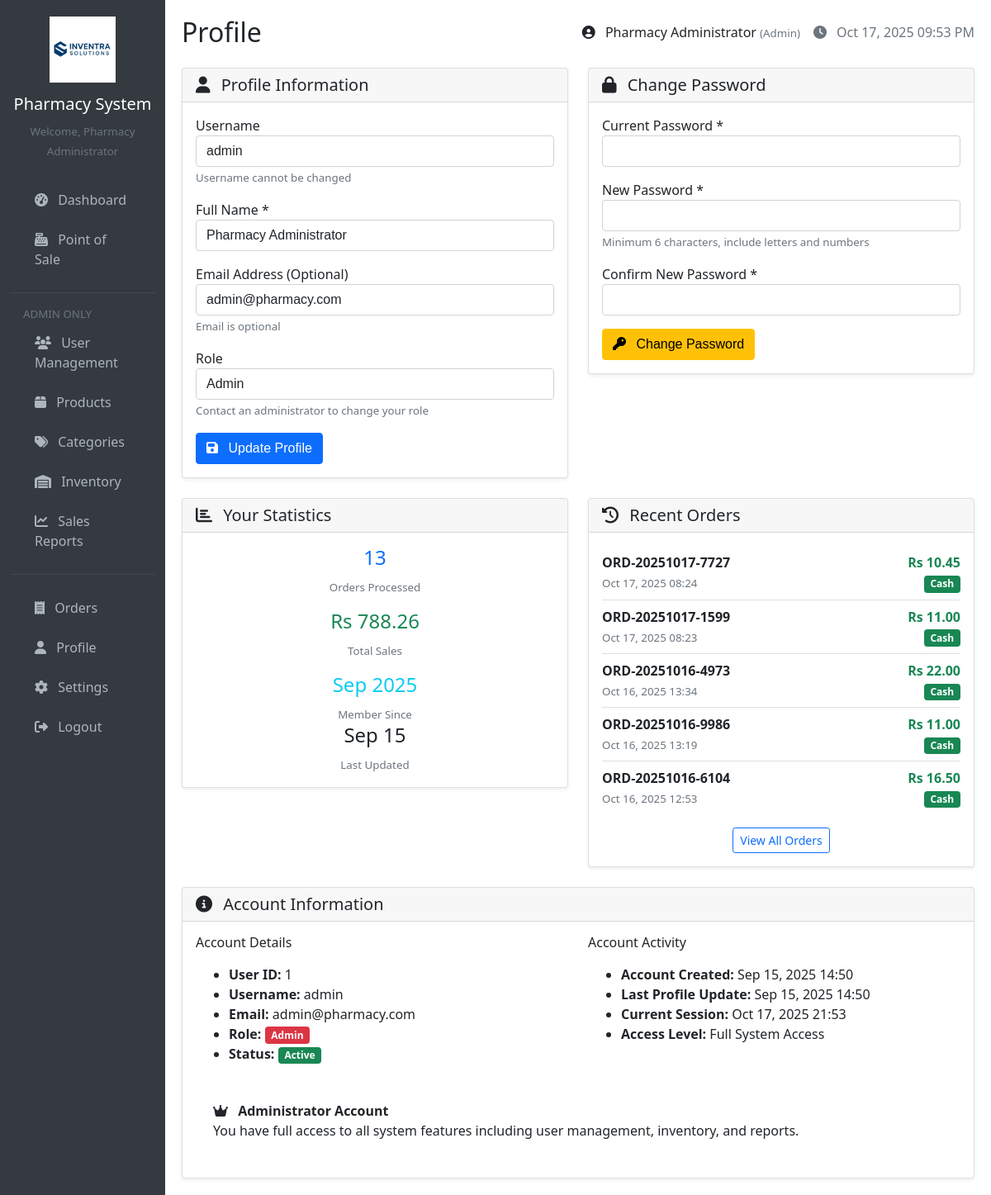
Page /pages/profile.php (signed in) on the earlier database version.
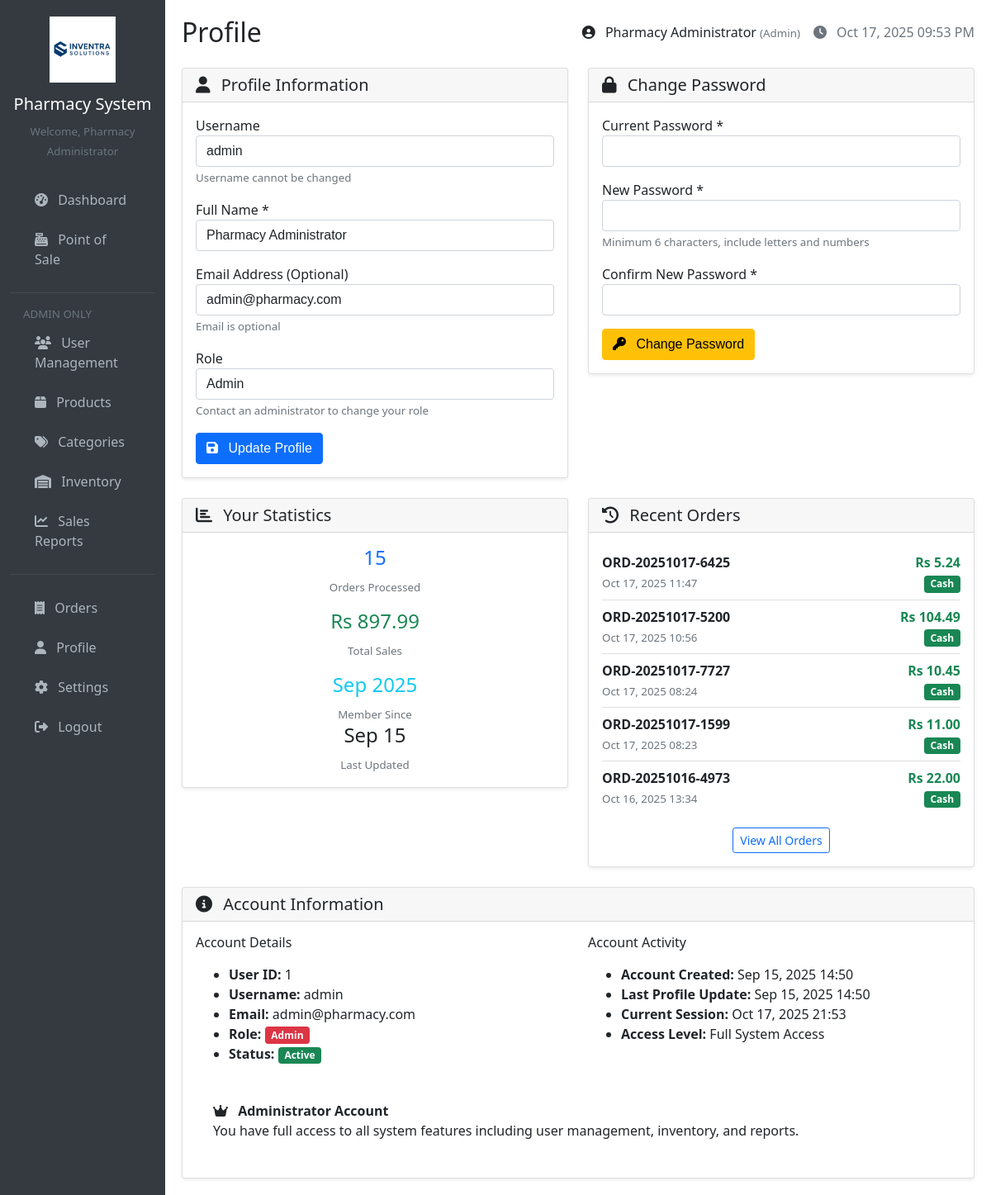
Same page on the later database version.
### tables this page shows
CREATE TABLE `orders` (
  `id` int(11) NOT NULL,
  `order_number` varchar(20) NOT NULL,
  `cashier_id` int(11) NOT NULL,
  `subtotal` decimal(10,2) NOT NULL,
  `discount_amount` decimal(10,2) DEFAULT 0.00,
  `tax_amount` decimal(10,2) DEFAULT 0.00,
  `total_amount` decimal(10,2) NOT NULL,
  `payment_method` enum('cash','card','other') DEFAULT 'cash',
  `status` varchar(20) DEFAULT 'completed',
  `refund_amount` decimal(10,2) DEFAULT 0.00,
  `order_date` timestamp NOT NULL DEFAULT current_timestamp()
);

### config/database.php (called while the page is built, shortened)
<?php
function getConnection() {
    $connection = new mysqli(DB_HOST, DB_USER, DB_PASS, DB_NAME);
    $connection->set_charset("utf8");
    return $connection;
}
function executeQuery($query, $types = '', $params = []) {
    $conn = getConnection();
    $stmt = $conn->prepare($query);
    if (!empty($params)) {
        $stmt->bind_param($types, ...$params);
    }
    $stmt->execute();
    $result = $stmt->get_result();
    if ($result) {
        $data = $result->fetch_all(MYSQLI_ASSOC);
        return $data;
    }
    return false;
}
?>

### includes/functions.php (called while the page is built, shortened)
<?php
function formatCurrency($amount) {
    return 'Rs ' . number_format($amount, 2);
}
function formatDate($date, $format = 'M d, Y H:i') {
    return date($format, strtotime($date));
}
function sanitizeInput($data) {
    return htmlspecialchars(trim($data), ENT_QUOTES, 'UTF-8');
}
?>

### pages/profile.php (the view, shortened to what the changed rows need)
<?php
require_once '../includes/header.php';
$statsQuery = "SELECT
                COUNT(DISTINCT o.id) as orders_processed,
                COALESCE(SUM(o.total_amount), 0) as total_sales
               FROM orders o
               WHERE o.cashier_id = ?";
$statsResult = executeQuery($statsQuery, 'i', [$_SESSION['user_id']]);
$activityStats = $statsResult ? $statsResult[0] : ['orders_processed' => 0, 'total_sales' => 0];
$recentOrdersQuery = "SELECT * FROM orders WHERE cashier_id = ? ORDER BY order_date DESC LIMIT 5";
$recentOrders = executeQuery($recentOrdersQuery, 'i', [$_SESSION['user_id']]);
?>
<div class="row">
    <div class="col-md-6 mb-4">
        <div class="card">
            <div class="card-body">
                <div class="row text-center">
                    <div class="col-6 mb-3">
                        <h4 class="text-primary"><?php echo $activityStats['orders_processed']; ?></h4>
                        <small class="text-muted">Orders Processed</small>
                    </div>
                    <div class="col-6 mb-3">
                        <h4 class="text-success"><?php echo formatCurrency($activityStats['total_sales']); ?></h4>
                        <small class="text-muted">Total Sales</small>
                    </div>
                </div>
            </div>
        </div>
    </div>
    <div class="col-md-6 mb-4">
        <div class="card">
            <div class="card-body">
                <?php if (empty($recentOrders)): ?>
                    <p class="text-muted text-center">No recent orders</p>
                <?php else: ?>
                    <div class="list-group list-group-flush">
                        <?php foreach ($recentOrders as $order): ?>
                            <div class="list-group-item d-flex justify-content-between align-items-center px-0">
                                <div>
                                    <strong><?php echo sanitizeInput($order['order_number']); ?></strong>
                                    <br>
                                    <small class="text-muted"><?php echo formatDate($order['order_date']); ?></small>
                                </div>
                                <div class="text-end">
                                    <strong class="text-success"><?php echo formatCurrency($order['total_amount']); ?></strong>
                                    <br>
                                    <span class="badge bg-<?php echo $order['payment_method'] == 'cash' ? 'success' : 'primary'; ?>">
                                        <?php echo ucfirst($order['payment_method']); ?>
                                    </span>
                                </div>
                            </div>
                        <?php endforeach; ?>
                    </div>
                <?php endif; ?>
            </div>
        </div>
    </div>
</div>
<?php require_once '../includes/footer.php'; ?>

Differences in the rows shown:
no longer on this page (row unchanged): orders: order_number "ORD-20251016-9986", order_date "Oct 16, 2025 13:19", total_amount "Rs 11.00", payment_method "Cash"
no longer on this page (row unchanged): orders: order_number "ORD-20251016-6104", order_date "Oct 16, 2025 12:53", total_amount "Rs 16.50", payment_method "Cash"
added orders: order_number "ORD-20251017-6425", order_date "Oct 17, 2025 11:47", total_amount "Rs 5.24", payment_method "Cash"
added orders: order_number "ORD-20251017-5200", order_date "Oct 17, 2025 10:56", total_amount "Rs 104.49", payment_method "Cash"
Other differences:
$activityStats['orders_processed']: "13" → "15"
formatCurrency($activityStats['total_sales']): "Rs 788.26" → "Rs 897.99"
